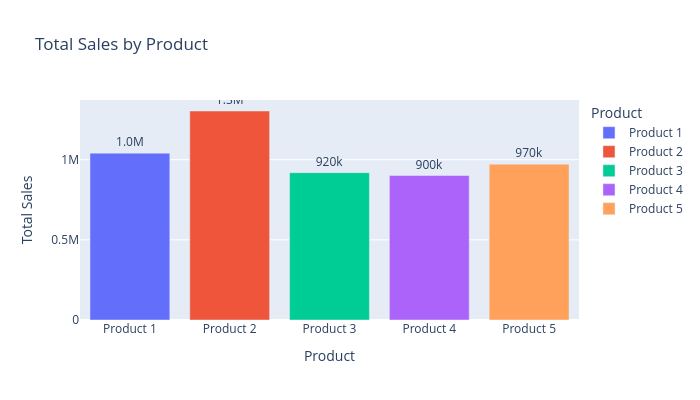

Notebook code for this chart:
### Markdown cell above
# C. Sales by product

### Code cell
# Group by 'Product' and calculate total sales
product_sales = df.groupby('Product')['Sales'].sum().reset_index()

# Create a bar chart for sales by product
fig_product = px.bar(product_sales, 
                     x='Product', y='Sales',
                     labels={'Product': 'Product', 'Sales': 'Total Sales'},
                     title='Total Sales by Product',
                     color='Product',
                     text='Sales',  # Add labels above the bars
                     height=400,  # Resize height
                     width=700)  # Resize width
fig_product.update_traces(texttemplate='%{text:.2s}', textposition='outside')  # Shortened text format
fig_product.show()

### Figure 1 — Plotly figure (JSON) as saved in the notebook; plotly's stock layout.template omitted (floating-point values rounded to 4 significant figures)
{"data": [{"hovertemplate": "Product=%{x}<br>Total Sales=%{text}<extra></extra>", "legendgroup": "Product 1", "marker": {"color": "#636efa", "pattern": {"shape": ""}}, "name": "Product 1", "orientation": "v", "showlegend": true, "text": [1041000.0], "textposition": "outside", "texttemplate": "%{text:.2s}", "type": "bar", "x": ["Product 1"], "xaxis": "x", "y": [1041000.0], "yaxis": "y"}, {"hovertemplate": "Product=%{x}<br>Total Sales=%{text}<extra></extra>", "legendgroup": "Product 2", "marker": {"color": "#EF553B", "pattern": {"shape": ""}}, "name": "Product 2", "orientation": "v", "showlegend": true, "text": [1304000.0], "textposition": "outside", "texttemplate": "%{text:.2s}", "type": "bar", "x": ["Product 2"], "xaxis": "x", "y": [1304000.0], "yaxis": "y"}, {"hovertemplate": "Product=%{x}<br>Total Sales=%{text}<extra></extra>", "legendgroup": "Product 3", "marker": {"color": "#00cc96", "pattern": {"shape": ""}}, "name": "Product 3", "orientation": "v", "showlegend": true, "text": [919000.0], "textposition": "outside", "texttemplate": "%{text:.2s}", "type": "bar", "x": ["Product 3"], "xaxis": "x", "y": [919000.0], "yaxis": "y"}, {"hovertemplate": "Product=%{x}<br>Total Sales=%{text}<extra></extra>", "legendgroup": "Product 4", "marker": {"color": "#ab63fa", "pattern": {"shape": ""}}, "name": "Product 4", "orientation": "v", "showlegend": true, "text": [901200.0], "textposition": "outside", "texttemplate": "%{text:.2s}", "type": "bar", "x": ["Product 4"], "xaxis": "x", "y": [901200.0], "yaxis": "y"}, {"hovertemplate": "Product=%{x}<br>Total Sales=%{text}<extra></extra>", "legendgroup": "Product 5", "marker": {"color": "#FFA15A", "pattern": {"shape": ""}}, "name": "Product 5", "orientation": "v", "showlegend": true, "text": [971600.0], "textposition": "outside", "texttemplate": "%{text:.2s}", "type": "bar", "x": ["Product 5"], "xaxis": "x", "y": [971600.0], "yaxis": "y"}], "layout": {"barmode": "relative", "height": 400, "legend": {"title": {"text": "Product"}, "tracegroupgap": 0}, "title": {"text": "Total Sales by Product"}, "width": 700, "xaxis": {"anchor": "y", "categoryarray": ["Product 1", "Product 2", "Product 3", "Product 4", "Product 5"], "categoryorder": "array", "domain": [0, 1], "title": {"text": "Product"}}, "yaxis": {"anchor": "x", "domain": [0, 1], "title": {"text": "Total Sales"}}}}
